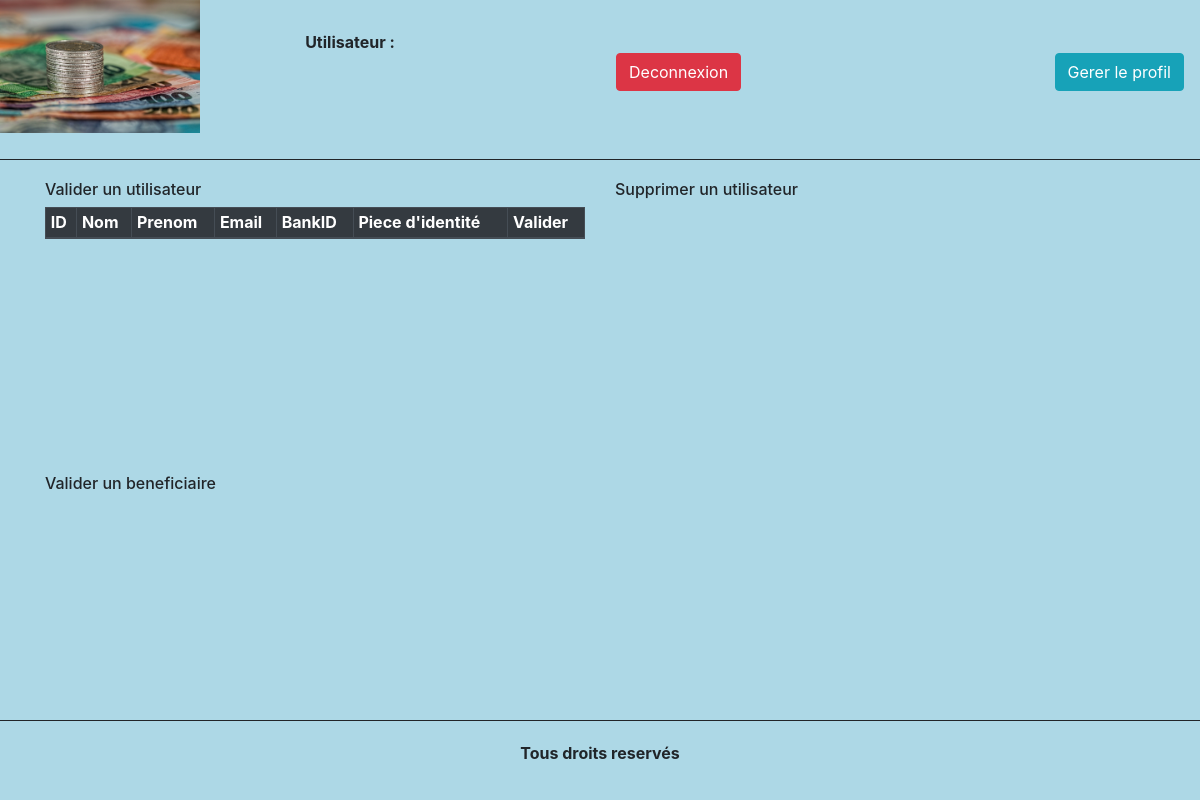
/Admin_connected/index.php, run on an earlier commit of the app's database.
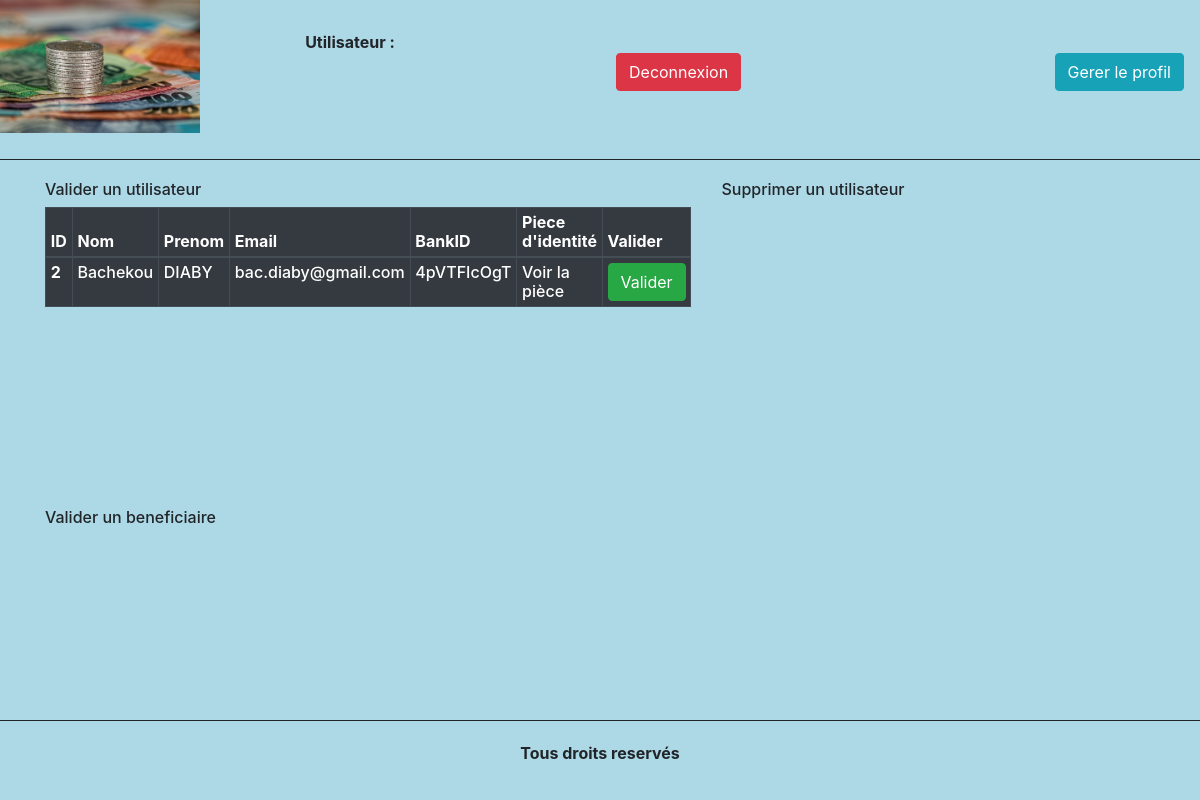
And on a later commit of the database.
### tables this page shows
CREATE TABLE user (id INTEGER PRIMARY KEY AUTOINCREMENT NOT NULL, last_name VARCHAR (50) NOT NULL, first_name VARCHAR (50) NOT NULL, birthdate DATE NOT NULL, adress VARCHAR (100) NOT NULL, email VARCHAR (50) NOT NULL, password VARCHAR (30) NOT NULL, is_validated INTEGER NOT NULL DEFAULT (0), BankID VARCHAR (10), identity VARCHAR (100));

### Admin_connected/index.php (called while the page is built, shortened)
<?php
require_once 'Admin_connected.php';
?>

### Admin_connected/Admin_connected.php (the view, shortened to what this page needs)
<!DOCTYPE html>
<html lang="en">
<head>
  <link rel="stylesheet" href="../bootstrap/bootstrap-4.4.1-dist/css/bootstrap.min.css">
  <link rel="stylesheet" href="style.CSS">
  <link rel="stylesheet" href="../CSS/Template.css">
</head>
<body>
<div class="grid-container">
  <div class="logo"></div>
  <div class="navigation">
      <ul class="navbar">
        <li class= "btn btn-danger">
          <a href="../User_disconnected/index.php">Deconnexion</a>
        </li>
        <li class= "btn btn-info">
          <a href="../Modify_login_info/index.php">Gerer le profil</a>
        </li>
      </ul>
    </div>
  <div class="subtitle">
    <div class="top">
    <?php
    echo '<p><b>Utilisateur :</b> '.$_SESSION['first_name'].' '.$_SESSION['last_name'].'</p>';
    ?>
    </div>
  </div>
  <?php
  $db = new DB();
  $req = $db->prepare('SELECT * FROM user WHERE is_validated=0');
  ?>
  <div class="container content">
    <div class="row">
      <div class="col">
      <h6>Valider un utilisateur<h6>
        <table class="table table-dark table-bordered table-sm">
          <thead>
            <tr>
              <th scope="col">ID</th>
              <th scope="col">Nom</th>
              <th scope="col">Prenom</th>
              <th scope="col">Email</th>
              <th scope="col">BankID</th>
              <th scope="col">Piece d'identité</th>
              <th scope="col">Valider</th>
            </tr>
          </thead>
          <tbody>
          <?php
          $req = $req->execute();
          while ($res = $req->fetchArray(SQLITE3_ASSOC)) {
              ?>
          <tr>
            <th scope="row"><?php echo $res['id']; ?></th>
            <td scope="row"><?php echo $res['first_name']; ?></td>
            <td scope="row"><?php echo $res['last_name']; ?></td>
            <td scope="row"><?php echo $res['email']; ?></td>
            <td scope="row"><?php echo $res['BankID']; ?></td>
            <td scope="row">
              <a href="../inscription_success/uploads/<?php echo $res['identity']; ?>">Voir la pièce</a>
            </td>
            <td>
              <button class="btn btn-success" type="submit">
                <a href="validate_user.php?user_id=<?php echo $res['id']; ?>"
                >Valider
                </a>
              </button>
            </td>
          </tr>
          <?php
          }
          ?>
        </tbody>
        </table>
      </div>
      <div class="col">
      <h6>Supprimer un utilisateur<h6>
      </div>
    </div>
    <div class="row">
      <div class="col">
      <h6>Valider un beneficiaire<h6>
      </div>
    </div>
  </div>
  <div class="footer">
    <p><b>Tous droits reservés</b></p>
  </div>
</div>

### Admin_connected/style.css (style rules this page uses)
.content { grid-area: content; display: grid; margin-top: 20px; }

### CSS/Template.css (style rules this page uses)
.grid-container { background-color: lightblue; display: grid; grid-template-columns: 1fr 2fr 3fr; grid-template-rows: 20vh 70vh 10vh; gap: 0px 0px; grid-template-areas: "logo subtitle navigation" "content content content" "footer footer footer"; }
.logo { grid-area: logo; border-bottom: 1px solid; max-height: 100%; background: url(../Ressources/logo.jpg) no-repeat; background-size: contain; }
.navigation { grid-area: navigation; display: grid; align-items: center; border-bottom: 1px solid; }
.subtitle { grid-area: subtitle; grid-template-columns:300px; grid-template-rows:200px,200px; grid-template-areas: "top" "bottom "; text-align: center; align-items: center; display: grid; border-bottom: 1px solid; }
a { color:white; text-decoration: none; }
.footer { grid-area: footer; text-align: center; border-top: 1px solid; display: grid; align-items: center; }

What changed in the data, as far as the page shows it:
added user: id "2", first_name "Bachekou", last_name "DIABY", email "bac.diaby@gmail.com", BankID "4pVTFIcOgT"
